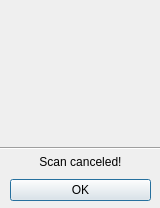
<?xml version="1.0" encoding="UTF-8"?>
<ui version="4.0">
 <class>Abort</class>
 <widget class="QDialog" name="Abort">
  <property name="geometry">
   <rect>
    <x>0</x>
    <y>0</y>
    <width>160</width>
    <height>208</height>
   </rect>
  </property>
  <property name="windowTitle">
   <string>Abort</string>
  </property>
  <widget class="Line" name="line">
   <property name="geometry">
    <rect>
     <x>0</x>
     <y>140</y>
     <width>421</width>
     <height>16</height>
    </rect>
   </property>
   <property name="orientation">
    <enum>Qt::Horizontal</enum>
   </property>
  </widget>
  <widget class="QLabel" name="pic_abort">
   <property name="geometry">
    <rect>
     <x>10</x>
     <y>10</y>
     <width>141</width>
     <height>131</height>
    </rect>
   </property>
   <property name="text">
    <string/>
   </property>
  </widget>
  <widget class="QWidget" name="layoutWidget">
   <property name="geometry">
    <rect>
     <x>10</x>
     <y>150</y>
     <width>141</width>
     <height>51</height>
    </rect>
   </property>
   <layout class="QVBoxLayout" name="verticalLayout">
    <item>
     <widget class="QLabel" name="label">
      <property name="text">
       <string>Scan canceled!</string>
      </property>
      <property name="alignment">
       <set>Qt::AlignCenter</set>
      </property>
     </widget>
    </item>
    <item>
     <widget class="QPushButton" name="pushButton">
      <property name="text">
       <string>OK</string>
      </property>
     </widget>
    </item>
   </layout>
  </widget>
 </widget>
 <resources/>
 <connections>
  <connection>
   <sender>pushButton</sender>
   <signal>clicked()</signal>
   <receiver>Abort</receiver>
   <slot>reject()</slot>
   <hints>
    <hint type="sourcelabel">
     <x>92</x>
     <y>188</y>
    </hint>
    <hint type="destinationlabel">
     <x>127</x>
     <y>293</y>
    </hint>
   </hints>
  </connection>
 </connections>
</ui>
